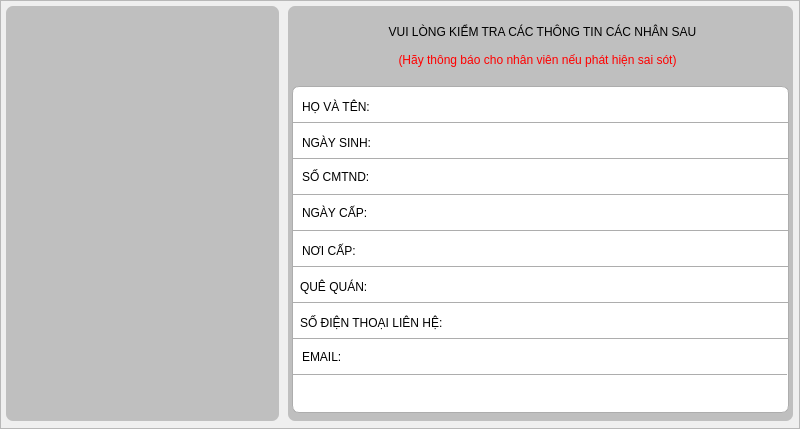
<?xml version="1.0" encoding="UTF-8"?>
<ui version="4.0">
 <class>Frame</class>
 <widget class="QFrame" name="Frame">
  <property name="geometry">
   <rect>
    <x>0</x>
    <y>0</y>
    <width>800</width>
    <height>429</height>
   </rect>
  </property>
  <property name="windowTitle">
   <string>Frame</string>
  </property>
  <property name="frameShape">
   <enum>QFrame::StyledPanel</enum>
  </property>
  <property name="frameShadow">
   <enum>QFrame::Raised</enum>
  </property>
  <widget class="QFrame" name="frame_2">
   <property name="geometry">
    <rect>
     <x>6</x>
     <y>6</y>
     <width>273</width>
     <height>415</height>
    </rect>
   </property>
   <property name="styleSheet">
    <string notr="true">background-color: rgb(191, 191, 191);
border-radius:7px</string>
   </property>
   <property name="frameShape">
    <enum>QFrame::StyledPanel</enum>
   </property>
   <property name="frameShadow">
    <enum>QFrame::Raised</enum>
   </property>
   <widget class="QLabel" name="label_forShowImage">
    <property name="geometry">
     <rect>
      <x>32</x>
      <y>68</y>
      <width>209</width>
      <height>261</height>
     </rect>
    </property>
    <property name="text">
     <string/>
    </property>
    <property name="pixmap">
     <pixmap>../../.designer/icon/iconImageRepresent.png</pixmap>
    </property>
   </widget>
  </widget>
  <widget class="QFrame" name="frame_3">
   <property name="geometry">
    <rect>
     <x>288</x>
     <y>6</y>
     <width>505</width>
     <height>415</height>
    </rect>
   </property>
   <property name="styleSheet">
    <string notr="true">background-color: rgb(191, 191, 191);
border-radius:7px</string>
   </property>
   <property name="frameShape">
    <enum>QFrame::StyledPanel</enum>
   </property>
   <property name="frameShadow">
    <enum>QFrame::Raised</enum>
   </property>
   <widget class="QLabel" name="label_VuiLongKiemTraVV">
    <property name="geometry">
     <rect>
      <x>8</x>
      <y>6</y>
      <width>493</width>
      <height>39</height>
     </rect>
    </property>
    <property name="styleSheet">
     <string notr="true">font: 57 bold 12pt &quot;Ubuntu&quot;;</string>
    </property>
    <property name="text">
     <string>VUI LÒNG KIỂM TRA CÁC THÔNG TIN CÁC NHÂN SAU</string>
    </property>
    <property name="alignment">
     <set>Qt::AlignCenter</set>
    </property>
   </widget>
   <widget class="QLabel" name="label_hayBaoChoNhanVienVV">
    <property name="geometry">
     <rect>
      <x>50</x>
      <y>40</y>
      <width>399</width>
      <height>27</height>
     </rect>
    </property>
    <property name="styleSheet">
     <string notr="true">font: 57 12pt &quot;Ubuntu&quot;;
color: rgb(255, 0, 0);</string>
    </property>
    <property name="text">
     <string>(Hãy thông báo cho nhân viên nếu phát hiện sai sót)</string>
    </property>
    <property name="alignment">
     <set>Qt::AlignCenter</set>
    </property>
   </widget>
   <widget class="QFrame" name="frame_4">
    <property name="geometry">
     <rect>
      <x>4</x>
      <y>80</y>
      <width>497</width>
      <height>327</height>
     </rect>
    </property>
    <property name="styleSheet">
     <string notr="true">background-color: rgb(255, 255, 255);
border-style:solid;
border-radius:7px;
border-width:1px;
border-color: rgb(173, 173, 173);
</string>
    </property>
    <property name="frameShape">
     <enum>QFrame::StyledPanel</enum>
    </property>
    <property name="frameShadow">
     <enum>QFrame::Raised</enum>
    </property>
    <widget class="Line" name="line">
     <property name="geometry">
      <rect>
       <x>0</x>
       <y>36</y>
       <width>497</width>
       <height>1</height>
      </rect>
     </property>
     <property name="orientation">
      <enum>Qt::Horizontal</enum>
     </property>
    </widget>
    <widget class="Line" name="line_2">
     <property name="geometry">
      <rect>
       <x>0</x>
       <y>72</y>
       <width>497</width>
       <height>1</height>
      </rect>
     </property>
     <property name="orientation">
      <enum>Qt::Horizontal</enum>
     </property>
    </widget>
    <widget class="Line" name="line_3">
     <property name="geometry">
      <rect>
       <x>0</x>
       <y>108</y>
       <width>497</width>
       <height>1</height>
      </rect>
     </property>
     <property name="orientation">
      <enum>Qt::Horizontal</enum>
     </property>
    </widget>
    <widget class="Line" name="line_4">
     <property name="geometry">
      <rect>
       <x>0</x>
       <y>144</y>
       <width>497</width>
       <height>1</height>
      </rect>
     </property>
     <property name="orientation">
      <enum>Qt::Horizontal</enum>
     </property>
    </widget>
    <widget class="Line" name="line_5">
     <property name="geometry">
      <rect>
       <x>0</x>
       <y>180</y>
       <width>497</width>
       <height>1</height>
      </rect>
     </property>
     <property name="orientation">
      <enum>Qt::Horizontal</enum>
     </property>
    </widget>
    <widget class="Line" name="line_6">
     <property name="geometry">
      <rect>
       <x>0</x>
       <y>216</y>
       <width>497</width>
       <height>1</height>
      </rect>
     </property>
     <property name="orientation">
      <enum>Qt::Horizontal</enum>
     </property>
    </widget>
    <widget class="Line" name="line_7">
     <property name="geometry">
      <rect>
       <x>0</x>
       <y>252</y>
       <width>497</width>
       <height>1</height>
      </rect>
     </property>
     <property name="orientation">
      <enum>Qt::Horizontal</enum>
     </property>
    </widget>
    <widget class="QLabel" name="label_hoVaTen">
     <property name="geometry">
      <rect>
       <x>10</x>
       <y>10</y>
       <width>165</width>
       <height>21</height>
      </rect>
     </property>
     <property name="styleSheet">
      <string notr="true">border-width: 0px</string>
     </property>
     <property name="text">
      <string>HỌ VÀ TÊN:</string>
     </property>
    </widget>
    <widget class="QLabel" name="label_ngaySinh">
     <property name="geometry">
      <rect>
       <x>10</x>
       <y>46</y>
       <width>165</width>
       <height>21</height>
      </rect>
     </property>
     <property name="styleSheet">
      <string notr="true">border-width: 0px</string>
     </property>
     <property name="text">
      <string>NGÀY SINH:</string>
     </property>
    </widget>
    <widget class="QLabel" name="label_soCMTND">
     <property name="geometry">
      <rect>
       <x>10</x>
       <y>80</y>
       <width>165</width>
       <height>21</height>
      </rect>
     </property>
     <property name="styleSheet">
      <string notr="true">border-width: 0px</string>
     </property>
     <property name="text">
      <string>SỐ CMTND:</string>
     </property>
    </widget>
    <widget class="QLabel" name="label_ngayCap">
     <property name="geometry">
      <rect>
       <x>10</x>
       <y>116</y>
       <width>111</width>
       <height>21</height>
      </rect>
     </property>
     <property name="styleSheet">
      <string notr="true">border-width: 0px</string>
     </property>
     <property name="text">
      <string>NGÀY CẤP:</string>
     </property>
    </widget>
    <widget class="QLabel" name="label_queQuan">
     <property name="geometry">
      <rect>
       <x>8</x>
       <y>190</y>
       <width>109</width>
       <height>21</height>
      </rect>
     </property>
     <property name="styleSheet">
      <string notr="true">border-width: 0px</string>
     </property>
     <property name="text">
      <string>QUÊ QUÁN:</string>
     </property>
    </widget>
    <widget class="QLabel" name="label_noiCap">
     <property name="geometry">
      <rect>
       <x>10</x>
       <y>154</y>
       <width>111</width>
       <height>21</height>
      </rect>
     </property>
     <property name="styleSheet">
      <string notr="true">border-width: 0px</string>
     </property>
     <property name="text">
      <string>NƠI CẤP:</string>
     </property>
    </widget>
    <widget class="Line" name="line_8">
     <property name="geometry">
      <rect>
       <x>-2</x>
       <y>288</y>
       <width>497</width>
       <height>1</height>
      </rect>
     </property>
     <property name="orientation">
      <enum>Qt::Horizontal</enum>
     </property>
    </widget>
    <widget class="QLabel" name="label_soDienThoai">
     <property name="geometry">
      <rect>
       <x>8</x>
       <y>226</y>
       <width>195</width>
       <height>21</height>
      </rect>
     </property>
     <property name="styleSheet">
      <string notr="true">border-width: 0px</string>
     </property>
     <property name="text">
      <string>SỐ ĐIỆN THOẠI LIÊN HỆ:</string>
     </property>
    </widget>
    <widget class="QLabel" name="label_email">
     <property name="geometry">
      <rect>
       <x>10</x>
       <y>260</y>
       <width>195</width>
       <height>21</height>
      </rect>
     </property>
     <property name="styleSheet">
      <string notr="true">border-width: 0px</string>
     </property>
     <property name="text">
      <string>EMAIL:</string>
     </property>
    </widget>
    <widget class="QLabel" name="label_forShowName">
     <property name="geometry">
      <rect>
       <x>200</x>
       <y>8</y>
       <width>275</width>
       <height>21</height>
      </rect>
     </property>
     <property name="styleSheet">
      <string notr="true">border-width: 0px;
font: 57 bold 12pt &quot;Ubuntu&quot;;</string>
     </property>
     <property name="text">
      <string/>
     </property>
    </widget>
    <widget class="QLabel" name="label_forShowDateOfBird">
     <property name="geometry">
      <rect>
       <x>200</x>
       <y>44</y>
       <width>281</width>
       <height>21</height>
      </rect>
     </property>
     <property name="styleSheet">
      <string notr="true">border-width: 0px;
font: 57 bold 12pt &quot;Ubuntu&quot;;</string>
     </property>
     <property name="text">
      <string/>
     </property>
    </widget>
    <widget class="QLabel" name="label_forShowIDcardNumber">
     <property name="geometry">
      <rect>
       <x>202</x>
       <y>82</y>
       <width>275</width>
       <height>21</height>
      </rect>
     </property>
     <property name="styleSheet">
      <string notr="true">border-width: 0px;
font: 57 bold 12pt &quot;Ubuntu&quot;;</string>
     </property>
     <property name="text">
      <string/>
     </property>
    </widget>
    <widget class="QLabel" name="label_forShowDateOfIDcard">
     <property name="geometry">
      <rect>
       <x>200</x>
       <y>116</y>
       <width>277</width>
       <height>21</height>
      </rect>
     </property>
     <property name="styleSheet">
      <string notr="true">border-width: 0px;
font: 57 bold 12pt &quot;Ubuntu&quot;;</string>
     </property>
     <property name="text">
      <string/>
     </property>
    </widget>
    <widget class="QLabel" name="label_IDcardPlace">
     <property name="geometry">
      <rect>
       <x>200</x>
       <y>150</y>
       <width>279</width>
       <height>21</height>
      </rect>
     </property>
     <property name="styleSheet">
      <string notr="true">border-width: 0px;
font: 57 bold 12pt &quot;Ubuntu&quot;;</string>
     </property>
     <property name="text">
      <string/>
     </property>
    </widget>
    <widget class="QLabel" name="label_forShowComeFrom">
     <property name="geometry">
      <rect>
       <x>202</x>
       <y>188</y>
       <width>283</width>
       <height>21</height>
      </rect>
     </property>
     <property name="styleSheet">
      <string notr="true">border-width: 0px;
font: 57 bold 12pt &quot;Ubuntu&quot;;</string>
     </property>
     <property name="text">
      <string/>
     </property>
    </widget>
    <widget class="QLabel" name="label">
     <property name="geometry">
      <rect>
       <x>200</x>
       <y>224</y>
       <width>285</width>
       <height>21</height>
      </rect>
     </property>
     <property name="styleSheet">
      <string notr="true">border-width: 0px;
font: 57 bold 12pt &quot;Ubuntu&quot;;</string>
     </property>
     <property name="text">
      <string/>
     </property>
    </widget>
    <widget class="QLabel" name="label_forShowEmail">
     <property name="geometry">
      <rect>
       <x>198</x>
       <y>260</y>
       <width>289</width>
       <height>21</height>
      </rect>
     </property>
     <property name="styleSheet">
      <string notr="true">border-width: 0px;
font: 57 bold 12pt &quot;Ubuntu&quot;;</string>
     </property>
     <property name="text">
      <string/>
     </property>
    </widget>
   </widget>
  </widget>
 </widget>
 <resources/>
 <connections/>
</ui>
